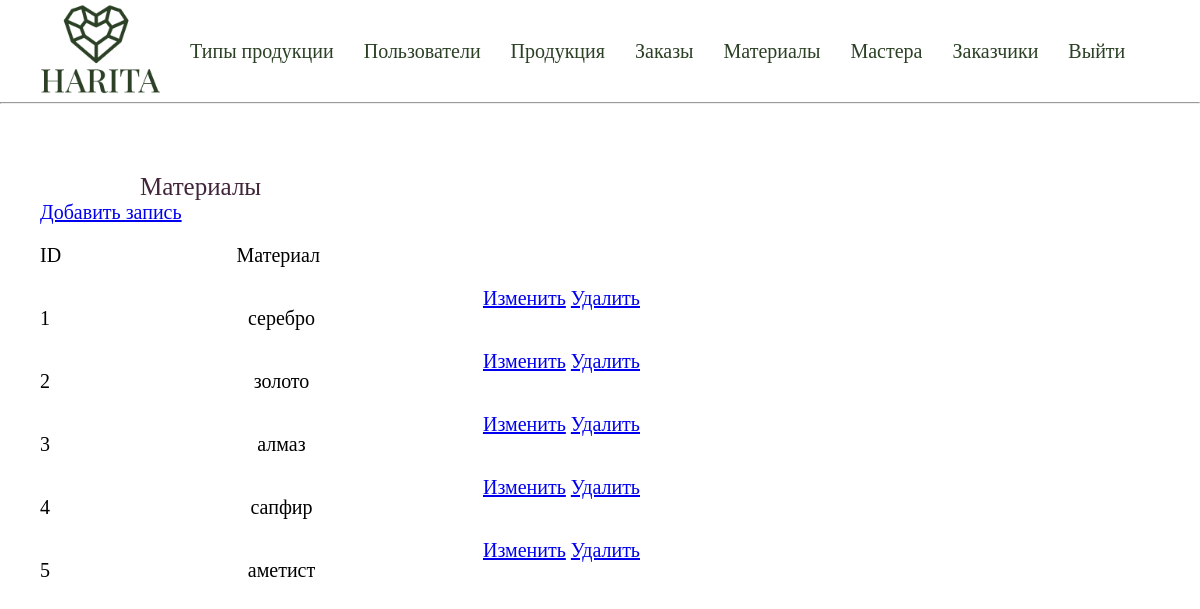
Screenshot of /Materials-panel.php with the database file from the repository.
### tables this page shows
CREATE TABLE `Materials` (
  `id_materials` int NOT NULL,
  `name_materials` varchar(40) DEFAULT NULL
);

### Materials-panel.php (the view, shortened to what this page needs)
<?php
include "./php-connect/connect.php";
?>
<!DOCTYPE html>
<html lang="en">
<head>
    <link rel="stylesheet" href="./css/main.css">
</head>
<body>
<header>
        <div class="admin-container">
            <ul class="main-menu-panel">
            <li class="main-menu-panel_item"><a href="index.php"><img class="logo" src="img/logo.png"
                                alt="Логотпип" width="120"></a></li>
                <li class="main-menu-panel_item"><a href="./Type_product.php" class="menu-item-panel admin-menu-pressed">Типы продукции</a></li>
                <li class="main-menu-panel_item"><a href="./Users-jewel_panel.php" class="menu-item-panel">Пользователи</a></li>
                <li class="main-menu-panel_item"><a href="./Products-panel.php" class="menu-item-panel">Продукция</a></li>
                <li class="main-menu-panel_item"><a href="./Orders-panel.php." class="menu-item-panel">Заказы</a></li>
                <li class="main-menu-panel_item"><a href="./Materials-panel.php" class="menu-item-panel">Материалы</a></li>
                <li class="main-menu-panel_item"><a href="./Masters-panel.php" class="menu-item-panel">Мастера</a></li>
                <li class="main-menu-panel_item"><a href="./Clients-panel.php" class="menu-item-panel">Заказчики</a></li>
                <li class="main-menu-panel_item"><a class="menu-item" href="./php-handler/exit.php">Выйти</a></li>
            </ul>
        </div>
        <hr>
    </header>
    <div class="div-title-admin">
        <div class="admin-container">
            <div class="add-btn-divs">
                <div class="div-title-admin">
                    <h1 class="title-admin">Материалы</h1>
                </div>
                <div class="btn_add">
                    <a href="./create_Materials-panel.php">Добавить запись</a>
                </div>
            </div>
        </div>
    </div>
    <div class="table">
        <div class="admin-container">
            <div class="table_row title">
                <div class="table_sell id">
                    <p class="admin_table_cell_first">ID</p>
                </div>
                <div class="table_sell">
                    <p class="admin_table_cell-text">Материал</p>
                </div>
            </div>
        </div>
    </div>
    <?php
    $infoMaterials = "SELECT *
                    FROM Materials";
    $resinfoMaterials = mysqli_query($connect, $infoMaterials) or die(mysqli_error($connect));
    while ($infoMaterials = mysqli_fetch_object($resinfoMaterials)) {
        echo "
    <div class=\"body-table\">
        <div class=\"admin-container\">
            <div class=\"admin_table_row\">
                <div class=\"admin_table_cell_first admin_projects_table_id\">
                    <p>$infoMaterials->id_materials</p>
                </div>
                <div class=\"admin_table_cell admin_projects_table_name\">
                    <p class=\"admin_table_cell-text\">$infoMaterials->name_materials</p>
                </div>
                <div class=\"admin_projects_table_act\">
                    <a href=\"edit_Users-jewel.php?idA=$infoMaterials->id_materials\">Изменить</a>
                <a href=\"?id_materials=$infoMaterials->id_materials\">Удалить</a>
            </div>
        </div>
    </div>
";
    }
    ?>
</body>
</html>

### css/main.css (style rules this page uses)
* { margin: 0; padding: 0; }
.table_row { display: flex; width: 300px; justify-content: space-between; }
.admin_table_row { margin: 20px 0 0 0; display: flex; width: 600px; justify-content: space-between; text-align: left; }
.admin_table_cell_first { padding-right: 10px; padding-top: 20px; }
.admin_table_cell-text { padding-right: 20px; padding-left: 40px; padding-top: 20px; }
.main-menu-panel { display: flex; align-items: center; flex-direction: row; list-style-type: none; }
.main-menu-panel_item > a { text-decoration: none; font-weight: 500; font-family: "Playfair Display"; font-style: Medium; font-size: 20px; color: #2B4025; margin-top: 69px; padding-right: 30px; }
.admin-container { padding-left: 40px; font-size: 20px; }
.title-admin { text-decoration: none; font-weight: 500; font-family: "Playfair Display"; font-style: Medium; font-size: 25px; color: #40253B; margin-top: 69px; margin-left: 100px; }

### rows the page displays
materials: id_materials "1", name_materials "серебро"
materials: id_materials "2", name_materials "золото"
materials: id_materials "3", name_materials "алмаз"
materials: id_materials "4", name_materials "сапфир"
materials: id_materials "5", name_materials "аметист"
